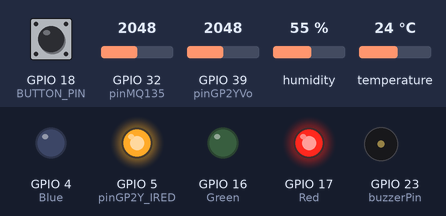
The sketch below on a simulated ESP32. On the bench: output pins drawn as LEDs (lit = HIGH), buzzer (waves = sounding, pin HIGH). The test bench sets the inputs (shaded band); at power-on: GPIO 32 (pinMQ135) = 2048, GPIO 18 (BUTTON_PIN) HIGH, humidity 55 %, GPIO 39 (pinGP2YVo) = 2048, temperature 24 °C. WiFi joins after 1.5 s; servers stay silent unless stated; what the sketch prints to the serial monitor is not drawn.

Above: at 2.8 s.
2.9 s: GPIO 32 (pinMQ135) set to 752
5.2 s: GPIO 32 (pinMQ135) set to 667
At 7.4 s:
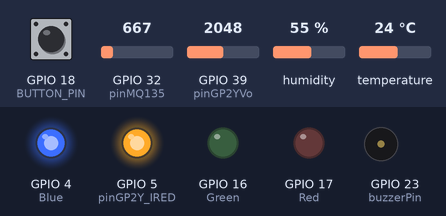
7.7 s: GPIO 18 (BUTTON_PIN) pulled LOW for 3.2 s
At 11.3 s:
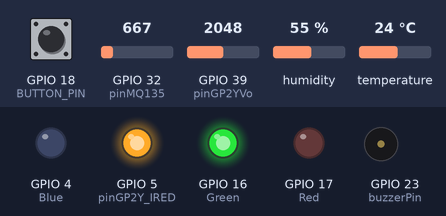
12.4 s: humidity set to 41 %
16.4 s: humidity set to 38 %
At 17.9 s:
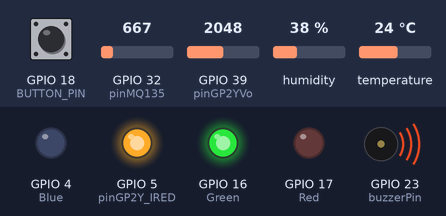
Timing chart, 0 to 19.5 s (numbered marks = the images above; inputs shaded):
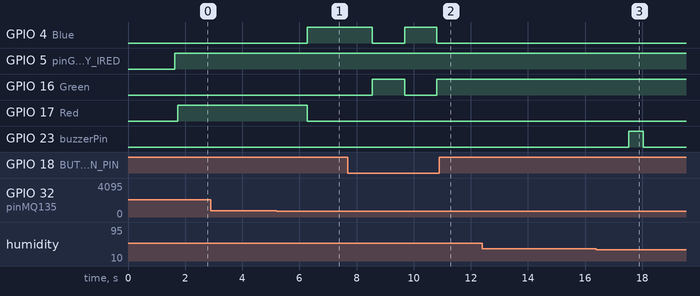

Measured:
- the behaviour switches between 701 and 700 on GPIO 32 (pinMQ135) (found by bisection; images 0 and 1)
- the behaviour switches between 40 and 39 % on humidity (found by bisection; images 2 and 3)
- after the input at 5.2 s, GPIO 4 (Blue): LOW → HIGH after 1.1 s; GPIO 17 (Red): HIGH → LOW after 1.1 s
- after the input at 7.7 s, GPIO 4 (Blue): HIGH → LOW after 0.85 s, → HIGH 1.1 s later, → LOW 1.1 s later; GPIO 16 (Green): LOW → HIGH after 0.85 s, → LOW 1.1 s later, → HIGH 1.1 s later
- after the input at 16.4 s, GPIO 23 (buzzerPin): LOW → HIGH after 1.1 s, → LOW 0.50 s later

The sketch:

ESP32_Function_Test02.ino
```cpp
#include <WiFi.h>
#include <Wire.h>
#include <SimpleDHT.h>
#include <WiFiClientSecure.h>
#include <TridentTD_LineNotify.h>

//----HTTP----------------------------------------
#include <HTTPClient.h>
String serverserverIPAddress = "http://192.168.66.27:8080";
WiFiServer server(8080);
//--------------------------------------------

//--------------------------------------------
//ssids[] = {"かみ-と", "csmulib", "Winted-2G", "R604-JCS"};
//passwords[] = {"r125115310", "8112281123", "0956826126", "JCS11806"};
char SSID[] = "Winted-2G";
char PASSWORD[] = "0956826126";
String Linetoken = "xThEWDzqFvPs7IwKaFoZf864RKc35wAsxRq2v4EY4jW";//跟LINE申請
WiFiClientSecure client;//網路連線物件
char host[] = "notify-api.line.me";//LINE Notify API網址
//---------------------------------------------------------

// 定義感測器數據結構
struct SensorData {
  float temperature;
  float humidity;
  int airQuality;
  float particulateMatter;
};

//DHT11
int pinDHT11 = 15;
SimpleDHT11 dht11;

//MQ135 由於本專案會使用WIFI功能因此改用ADC1通道腳位
int pinMQ135 = 32;
int dataMQ135;

//GP2Y1014
int pinGP2YVo = 39; //Vo接到IO39
int pinGP2Y_IRED = 5; //IRED接到IO5
float Vo = 0; //用以紀錄電壓

//三色LED
const int Red = 17;
const int Green = 16;
const int Blue = 4;

//按鈕
const int BUTTON_PIN = 18;  // 按鍵的接腳
int buttonState = 0;   // 按鈕的狀態

//按鈕HTTP判斷
unsigned long buttonLastChanged = 0;
unsigned long httpLastChanged = 0;

//模式定義
enum Mode {safeMode, WarningMode, CleanMode};
Mode mode;  // 全局變數來存儲當前模式
bool WarningBool = false;
bool CleanBool = false;
bool HTTPCleanBool = false;

//蜂鳴器、蜂鳴器狀態和計時器變量
int buzzerPin = 23;
bool buzzerActive = false;          // 蜂鳴器是否激活
unsigned long buzzerStartTime = 0;  // 記錄蜂鳴器開始響起的時間
const int buzzerDuration = 500;     // 蜂鳴器響起的持續時間，單位為毫秒
unsigned long lastBuzzerTime = 0;
const unsigned long BuzzerInterval = 15000;

//按鈕On/Off判斷
bool buttonBool = false;

// 記錄上一次發送LINE通知的時間、設定最小發送間隔為15秒
unsigned long lastLineNotifyTime = 0;
const unsigned long lineNotifyInterval = 15000;

//函數宣告
bool readDHT11(float* temperature, float* humidity);
int readMQ135();
float readGP2Y();
void buzz();
void checkAndNotify(const SensorData& data);
void LED_Red();
void LED_Green();
void LED_Blue();
void readButtonState();

void updateButtonState();
void updateHTTPState(bool newHTTPState) ;

void updateMode();
void printMode();
void handleClient(String RequestLine, WiFiClient client, String key1, int value1, String key2, int value2, String key3, double value3, String key4, int value4);
void sendJSONData(WiFiClient client, String key1, int value1, String key2, int value2, String key3, double value3, String key4, int value4);

void setup() {
  Serial.begin(115200);

  //連線到指定的WiFi SSID
  Serial.print("Connecting Wifi: ");
  Serial.println(SSID);
  WiFi.begin(SSID, PASSWORD);
  while (WiFi.status() != WL_CONNECTED) {
    Serial.print(".");
    delay(200);
  }
  //連線成功，顯示取得的IP
  Serial.println("\nConnected to the WiFi network");
  Serial.print("Local ESP32 IP: ");
  Serial.println(WiFi.localIP());
  client.setInsecure();

  //接角
  pinMode(pinMQ135, INPUT);
  pinMode(pinGP2YVo, INPUT); //GP2Y1014讀取電壓腳位
  pinMode(pinGP2Y_IRED, OUTPUT);//GP2Y1014控制IRED腳位
  //三色LED
  pinMode(Red, OUTPUT);
  pinMode(Green, OUTPUT);
  pinMode(Blue, OUTPUT);
  pinMode(BUTTON_PIN, INPUT_PULLUP);//按鈕
  pinMode(buzzerPin, OUTPUT); //蜂鳴器

  //初始化模式
  mode = safeMode;  // 初始模式設為 safeMode

  //HTTP收信
  server.begin();
}

void loop() {
  SensorData data;
  if (readDHT11(&data.temperature, &data.humidity)) {
    Serial.print("Temperature: ");
    Serial.print(data.temperature);
    Serial.print(" C, Humidity: ");
    Serial.print(data.humidity);
    Serial.println(" %");
  }

  data.airQuality = readMQ135();
  Serial.print("Air Quality: ");
  Serial.print(data.airQuality);
  Serial.println(" PPM");

  data.particulateMatter = readGP2Y();
  Serial.print("Particulate Matter: ");
  Serial.print(data.particulateMatter);
  Serial.println(" ug/m3");

  //HTTP通信
  WiFiClient client = server.available();
  if (client) {
    String InitRequest = client.readStringUntil('\r');
    handleClient(InitRequest, client, "temp", data.temperature, "humid", data.humidity, "toxgas", data.airQuality, "partic", data.particulateMatter);
  }

  //LINE
  checkAndNotify(data);

  //按鈕偵測
  readButtonState();

  updateMode();
  printMode();
  delay(1000);
}

bool readDHT11(float* temperature, float* humidity) {
  byte temp = 0;
  byte hum = 0;
  int err = SimpleDHTErrSuccess;

  if ((err = dht11.read(pinDHT11, &temp, &hum, NULL)) != SimpleDHTErrSuccess) {
    Serial.print("Read DHT11 failed, err=");
    Serial.println(err);
    return false;
  }

  *temperature = (float)temp;
  *humidity = (float)hum;
  return true;
}

int readMQ135() {
  return analogRead(pinMQ135);
}

float readGP2Y() {
  digitalWrite(pinGP2Y_IRED, LOW);
  delayMicroseconds(280);
  float Vo = analogRead(pinGP2YVo);
  Vo = (Vo / 4095.0) * 3.3;
  delayMicroseconds(40);
  digitalWrite(pinGP2Y_IRED, HIGH);
  delayMicroseconds(9680);

  if (Vo >= 0.6) {
    return ((0.172 * Vo - 0.1) * 1000);
  }
  return 0; // 小於0.6，都當成0懸浮微粒
}

void buzz() {
  digitalWrite(buzzerPin, HIGH); // 有源蜂鳴器響起
  delay(500); // 持續 0.5 秒
  digitalWrite(buzzerPin, LOW);  // 有源蜂鳴器關閉
}

void checkAndNotify(const SensorData& data) {
  unsigned long currentMillis = millis();  // 獲取當前時間

  if (data.temperature < 18 || data.temperature > 24 ||
      data.humidity < 40 || data.humidity > 60 ||
      data.airQuality > 700 ||
      data.particulateMatter > 1050) {
    WarningBool = true;
    Serial.println("WarningBool = true;");
    if (currentMillis - lastLineNotifyTime >= lineNotifyInterval) {
      // 準備發送的信息
      String tempe = "溫度:" + String(data.temperature) + "℃\n";
      String humid = "濕度:" + String(data.humidity) + "%\n";
      String airqua = "有害氣體濃度:" + String(data.airQuality) + "PPM\n";
      String parti = "灰塵、懸浮微粒:" + String(data.particulateMatter) + "ug/m3";
      String message = "\n環境異常警報：\n" + tempe + humid + airqua + parti;

      Serial.println(LINE.getVersion());
      LINE.setToken(Linetoken);
      LINE.notify(message);  // 發送通知

      Serial.println("LINE Notify sent: " + message);
      lastLineNotifyTime = currentMillis;  // 更新上一次發送時間
      buzz();//蜂鳴器
    }
  } else {
    WarningBool = false;
    Serial.println("WarningBool = false;");
  }
}

void LED_Red() {
  analogWrite(Red, 255);
  analogWrite(Green, 0);
  analogWrite(Blue, 0);
}

void LED_Green() {
  analogWrite(Red, 0);
  analogWrite(Green, 255);
  analogWrite(Blue, 0);
}

void LED_Blue() {
  analogWrite(Red, 0);
  analogWrite(Green, 0);
  analogWrite(Blue, 255);
}

void readButtonState() {
  buttonState = digitalRead(BUTTON_PIN);
  delay(100);
  if (buttonState == LOW) {        //如果按鍵按了
    buttonBool = !buttonBool;
  }

  if (buttonBool || HTTPCleanBool) {
    //代表現在清淨機是開啟狀態
    CleanBool = true;
    Serial.println("CleanBool = true;");
  }
  else if (!buttonBool) {
    CleanBool = false;
    Serial.println("CleanBool = false;");
  }
}

void updateMode() {
  if (CleanBool) {
    mode = CleanMode;
    LED_Green();
  } else if (WarningBool) {
    mode = WarningMode;
    LED_Red();
  } else {
    mode = safeMode;
    LED_Blue();
  }
}

void printMode() {
  switch (mode) {
    case safeMode:
      Serial.println("Current mode: Safe Mode");
      break;
    case WarningMode:
      Serial.println("Current mode: Warning Mode");
      break;
    case CleanMode:
      Serial.println("Current mode: Clean Mode");
      break;
  }
}

void handleClient(String RequestLine, WiFiClient client, String key1, int value1, String key2, int value2, String key3, double value3, String key4, int value4) {
  String header;
  String request = client.readStringUntil('\r');
  String currentLine = "";

  while (client.connected()) {
    if (client.available()) {
      char c = client.read();
      Serial.write(c);
      header += c;

      if (c == '\n') {
        if (currentLine.length() == 0) {
          client.println("HTTP/1.1 200 OK");
          client.println("Content-Type: application/json");
          client.println("Access-Control-Allow-Origin: *");
          client.println("Connection: close");
          client.println();

          sendJSONData(client, key1, value1, key2, value2, key3, value3, key4, value4);

          break;
        } else {
          currentLine = "";
        }
      } else if (c != '\r') {
        currentLine += c;
      }
    }
  }
  Serial.print("RequestLine: ");
  Serial.println(RequestLine);
  if (RequestLine.indexOf("GET /on") >= 0) {
    Serial.println("Air purifier is On");
    HTTPCleanBool = true;
    client.println("HTTP/1.1 200 OK");
    client.println("Content-Type: text/plain");
    client.println("Access-Control-Allow-Origin: *");
    client.println();
    client.println("Air purifier is On");
  }
  else if (RequestLine.indexOf("GET /off") >= 0) {
    Serial.println("Air purifier is Off");
    HTTPCleanBool = false;
    client.println("HTTP/1.1 200 OK");
    client.println("Content-Type: text/plain");
    client.println("Access-Control-Allow-Origin: *");
    client.println();
    client.println("Air purifier is Off");
  }
  client.stop();
  Serial.println("Client disconnected.");
  Serial.println("");
}

void sendJSONData(WiFiClient client, String key1, int value1, String key2, int value2, String key3, double value3, String key4, int value4) {

  String jsonData = "{";
  jsonData += "\"" + key1 + "\":" + String(value1) + ",";
  jsonData += "\"" + key2 + "\":" + String(value2) + ",";
  jsonData += "\"" + key3 + "\":" + String(value3) + ",";
  jsonData += "\"" + key4 + "\":" + String(value4);
  jsonData += "}";

  client.println(jsonData);
  Serial.println("JSON data sent: " + jsonData);
}
```
